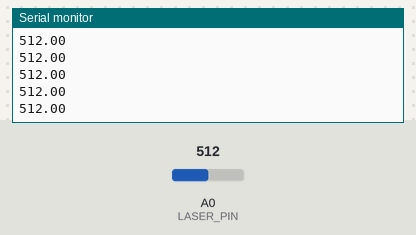
Bench run of a sketch on a simulated Arduino Uno, built with avr-gcc and run on an emulated ATmega328P. Shown: the last lines printed to the serial monitor. The test bench sets the inputs (shaded band); at power-on: A0 (LASER_PIN) = 512.

Above: at 1.2 s.
1.3 s: A0 (LASER_PIN) set to 716
At 1.8 s:
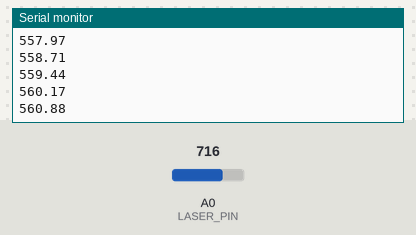
2.8 s: A0 (LASER_PIN) set to 900
At 3.5 s:
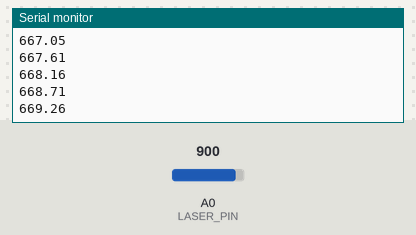
Timing chart, 0 to 5.8 s (numbered marks = the images above; inputs shaded):
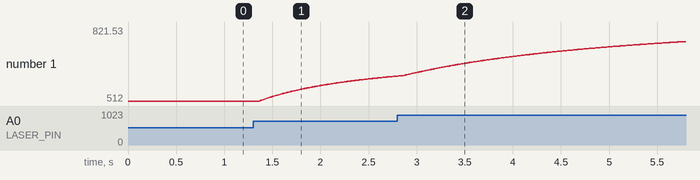

Measured:
- after the input at 1.3 s, the serial monitor: prints a new line after 0.07 s (image 1)
- plotted number 1: 512 → 616.12 after the input at 1.3 s

The sketch:

test2.ino
```cpp
byte LASER_PIN = A0;
float sum = 0;
int count = 0;

void setup() {
  Serial.begin(9600);
  pinMode(LASER_PIN, INPUT);
}

void loop() {
  float reading = analogRead(LASER_PIN);

  sum += reading;
  count++;
  Serial.println(sum / count);
}
```
